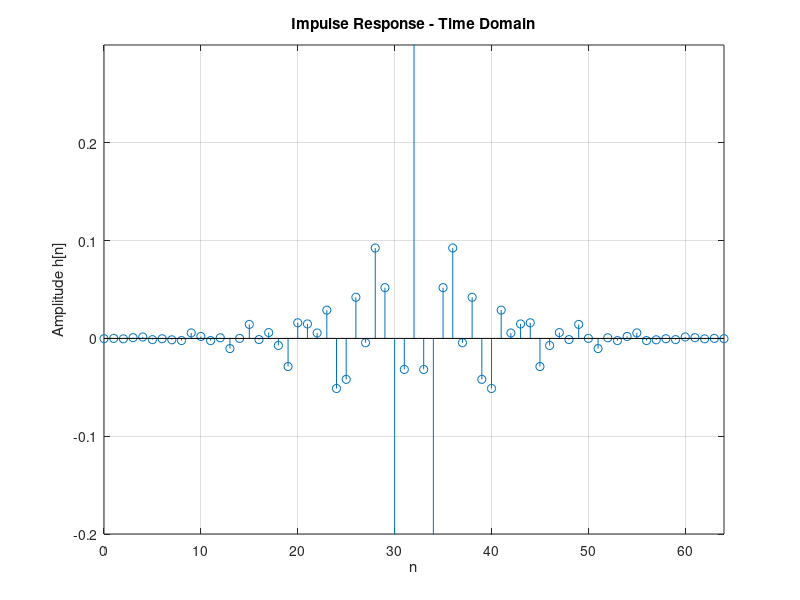
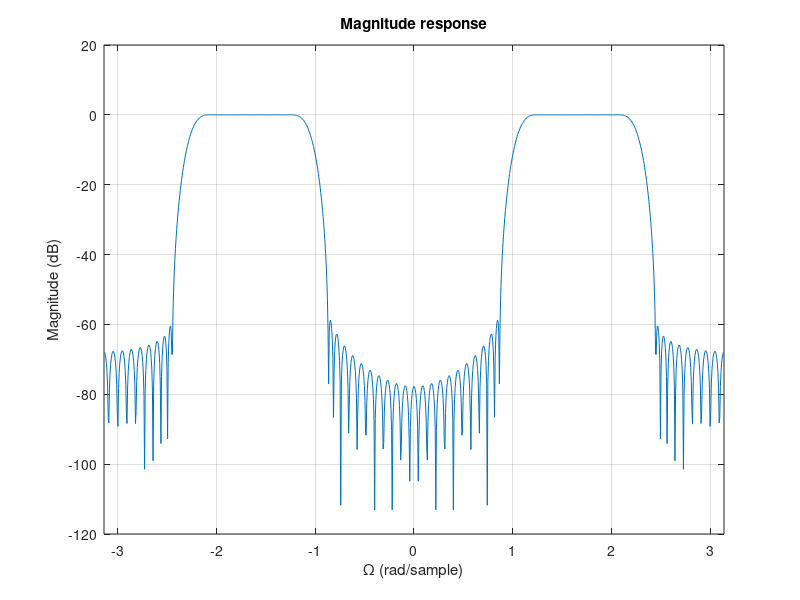

Source code (MATLAB) for these figures, in order: (Note: this script raises an error after producing the figures.)
clc;
clear;
close all;
%Index number = 200693D
A = 6;
B = 9;
C = 3;
%Filter Specifications
Ap = 0.1 + (0.01*A); %Maximum passband ripple in dB
Aa = 50 + B; %Minimum stopband attenuation in dB
w_p1 = (C*100) + 400; %Lower passband edge in rad/s
w_p2 = (C*100) + 900; %Upper passband edge in rad/s
w_a1 = (C*100) + 100; %Lower stopband edge in rad/s
w_a2 = (C*100) + 1100; %Upper stopband edge in rad/s
w_s = 2*((C*100) + 1500); %Sampling frequency in rad/s
Ts = 2*pi/w_s; %Sampling period in s
Bt = min((w_p1-w_a1),(w_a2-w_p2)); %Transition width in rad/s
w_c1 = w_p1 - Bt/2; %Lower cutoff frequency in rad/s
w_c2 = w_p2 + Bt/2; %Upper cutoff frequency in rad/s

%Determining Kaiser Window Parameters
%Calculating delta_p
dp = (10^(0.05*Ap)-1)/((10^(0.05*Ap)+1));
%Calculating delta_a
da = 10^(-0.05*Aa);
%Selecting the minimum delta
delta = min(dp,da);
%Actual passband ripple in dB
Ap = 20*log10((1+delta)/(1-delta));
%Actual stopband attenuation in dB
Aa = -20*log10(delta);
%Choosing alpha
if Aa <= 21
alpha = 0;
elseif Aa > 21 && Aa <= 50
alpha = 0.5842*(Aa-21)^0.4 + 0.07886*(Aa-21);
else
alpha = 0.1102*(Aa-8.7);
end
%Choosing D
if Aa <= 21
D = 0.9222;
else
D = (Aa - 7.95)/14.36;
end
%Choosing the length of the filter
N = ceil((w_s*D/Bt)+1);
if rem(N,2) == 0
N = N+1;
end
%Filter duration
range = 0:1:N-1;
M = (N-1)/2;
n = 0:1:M;
%Calculating beta

beta = alpha*sqrt(1-((2*n)/(N-1)).^2);
%No.of iterations
Iter = 100;
%Generating I(alpha)
I_alpha = 1;
for i = 1:Iter
I_alpha = I_alpha + ((1/factorial(i))*((alpha/2)^i))^2;
end
%Generating I(beta)
I_beta = 1;
for i = 1:Iter
I_beta = I_beta + ((1/factorial(i))*((beta/2).^i)).^2;
end
%defining the kaiser window
kaiser_win = I_beta/I_alpha;
kaiser_win = [fliplr(kaiser_win(2:end)) kaiser_win];
%assuming an idealized frequency response
hnT = zeros(1,N);
for i = 0:M
if i == 0
hnT(i+M+1) = (2/w_s)*(w_c2 - w_c1);
else
hnT(i+M+1) = (1/(i*pi))*(sin(w_c2*i*Ts) - sin(w_c1*i*Ts));
end
end
hnT(1:M) = fliplr(hnT(M+2:end));
%Defining the filter
filter = kaiser_win.*hnT;

%Plotting the impulse response of the filter - time domain
stem(range, filter)
axis([0 N-1 -0.2 0.3])
grid on
xlabel('n')
ylabel('Amplitude h[n]')
title('Impulse Response - Time Domain')

%magnitude response of the digital filter for -π ≤ ω < π rad/sample
[H_dB,w] = freqz(filter);
H_dB = 20*log10(abs(H_dB));
figure;
plot([flip(-w); w], [flip(H_dB); H_dB])
xlabel('\Omega (rad/sample)')
ylabel('Magnitude (dB)')
title('Magnitude response')
axis([-pi pi -120 20])
grid on;

%magnitude response of pass band
figure;
plot(w/pi,db(H_dB))
xlim([w_p1*2/w_s w_p2*2/w_s])
xlabel('\Omega (rad/sample)')
ylabel('Magnitude (dB)')
title('Magnitude response in passband')
grid on;
